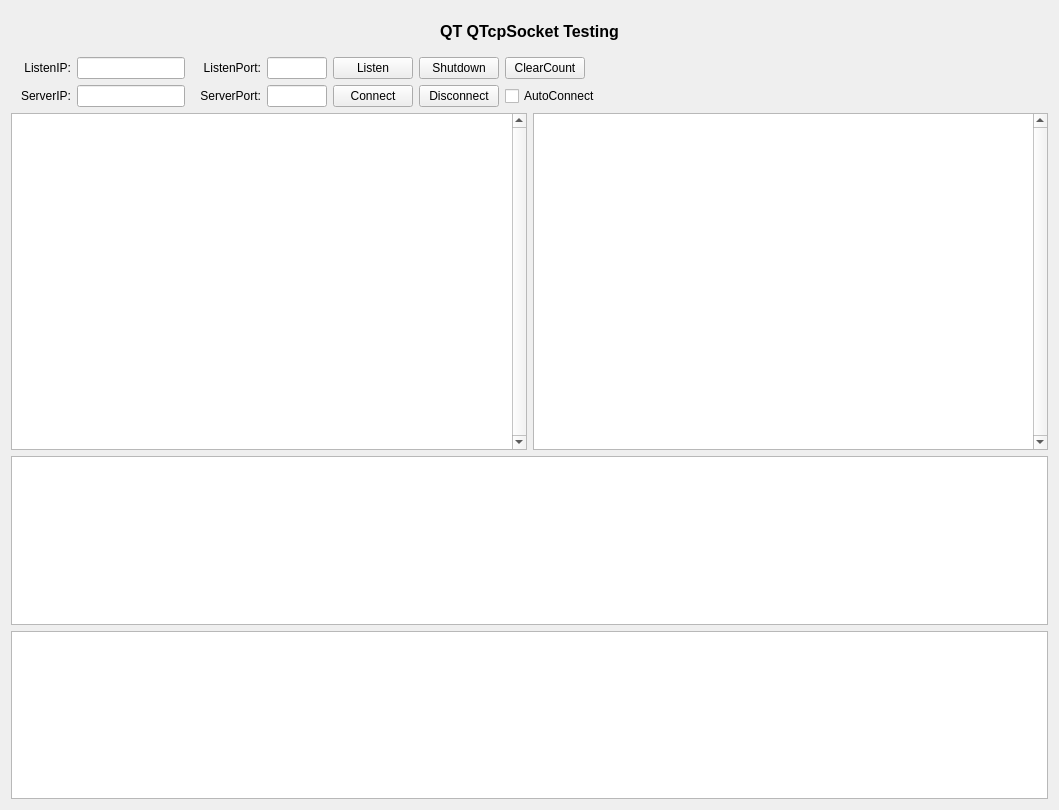
<?xml version="1.0" encoding="UTF-8"?>
<ui version="4.0">
 <class>MiscellaneousQTcpSocket</class>
 <widget class="QWidget" name="MiscellaneousQTcpSocket">
  <property name="geometry">
   <rect>
    <x>0</x>
    <y>0</y>
    <width>1059</width>
    <height>810</height>
   </rect>
  </property>
  <property name="windowTitle">
   <string>MiscellaneousQTcpSocket</string>
  </property>
  <layout class="QVBoxLayout" name="verticalLayout">
   <item>
    <widget class="QLabel" name="lbTitle">
     <property name="minimumSize">
      <size>
       <width>0</width>
       <height>40</height>
      </size>
     </property>
     <property name="font">
      <font>
       <pointsize>12</pointsize>
       <weight>75</weight>
       <bold>true</bold>
      </font>
     </property>
     <property name="text">
      <string>QT QTcpSocket Testing</string>
     </property>
     <property name="alignment">
      <set>Qt::AlignCenter</set>
     </property>
    </widget>
   </item>
   <item>
    <layout class="QGridLayout" name="gridLayout" rowstretch="0,0,2,1,1">
     <property name="leftMargin">
      <number>0</number>
     </property>
     <property name="topMargin">
      <number>0</number>
     </property>
     <property name="rightMargin">
      <number>0</number>
     </property>
     <item row="2" column="0">
      <widget class="QPlainTextEdit" name="teMatchTarget">
       <property name="font">
        <font>
         <family>Consolas</family>
         <pointsize>10</pointsize>
        </font>
       </property>
       <property name="verticalScrollBarPolicy">
        <enum>Qt::ScrollBarAlwaysOn</enum>
       </property>
      </widget>
     </item>
     <item row="0" column="0" colspan="2">
      <widget class="QWidget" name="ServerButtonWidget" native="true">
       <layout class="QHBoxLayout" name="horizontalLayout">
        <property name="leftMargin">
         <number>0</number>
        </property>
        <property name="topMargin">
         <number>0</number>
        </property>
        <property name="rightMargin">
         <number>0</number>
        </property>
        <property name="bottomMargin">
         <number>0</number>
        </property>
        <item>
         <widget class="QLabel" name="lbListenIP">
          <property name="sizePolicy">
           <sizepolicy hsizetype="Fixed" vsizetype="Preferred">
            <horstretch>0</horstretch>
            <verstretch>0</verstretch>
           </sizepolicy>
          </property>
          <property name="minimumSize">
           <size>
            <width>60</width>
            <height>0</height>
           </size>
          </property>
          <property name="text">
           <string>ListenIP:</string>
          </property>
          <property name="alignment">
           <set>Qt::AlignRight|Qt::AlignTrailing|Qt::AlignVCenter</set>
          </property>
         </widget>
        </item>
        <item>
         <widget class="QLineEdit" name="leListenIP">
          <property name="sizePolicy">
           <sizepolicy hsizetype="Fixed" vsizetype="Fixed">
            <horstretch>0</horstretch>
            <verstretch>0</verstretch>
           </sizepolicy>
          </property>
         </widget>
        </item>
        <item>
         <widget class="QLabel" name="lbListenPort">
          <property name="minimumSize">
           <size>
            <width>70</width>
            <height>0</height>
           </size>
          </property>
          <property name="text">
           <string>ListenPort:</string>
          </property>
          <property name="alignment">
           <set>Qt::AlignRight|Qt::AlignTrailing|Qt::AlignVCenter</set>
          </property>
         </widget>
        </item>
        <item>
         <widget class="QLineEdit" name="leListenPort">
          <property name="sizePolicy">
           <sizepolicy hsizetype="Fixed" vsizetype="Fixed">
            <horstretch>0</horstretch>
            <verstretch>0</verstretch>
           </sizepolicy>
          </property>
          <property name="maximumSize">
           <size>
            <width>60</width>
            <height>16777215</height>
           </size>
          </property>
         </widget>
        </item>
        <item>
         <widget class="QPushButton" name="btnListen">
          <property name="sizePolicy">
           <sizepolicy hsizetype="Maximum" vsizetype="Fixed">
            <horstretch>0</horstretch>
            <verstretch>0</verstretch>
           </sizepolicy>
          </property>
          <property name="text">
           <string>Listen</string>
          </property>
         </widget>
        </item>
        <item>
         <widget class="QPushButton" name="btnShutdown">
          <property name="sizePolicy">
           <sizepolicy hsizetype="Maximum" vsizetype="Fixed">
            <horstretch>0</horstretch>
            <verstretch>0</verstretch>
           </sizepolicy>
          </property>
          <property name="text">
           <string>Shutdown</string>
          </property>
         </widget>
        </item>
        <item>
         <widget class="QPushButton" name="btnClearCount">
          <property name="sizePolicy">
           <sizepolicy hsizetype="Maximum" vsizetype="Fixed">
            <horstretch>0</horstretch>
            <verstretch>0</verstretch>
           </sizepolicy>
          </property>
          <property name="text">
           <string>ClearCount</string>
          </property>
         </widget>
        </item>
        <item>
         <spacer name="horizontalSpacer">
          <property name="orientation">
           <enum>Qt::Horizontal</enum>
          </property>
          <property name="sizeHint" stdset="0">
           <size>
            <width>40</width>
            <height>20</height>
           </size>
          </property>
         </spacer>
        </item>
       </layout>
      </widget>
     </item>
     <item row="4" column="0" colspan="2">
      <widget class="QPlainTextEdit" name="teMatchError">
       <property name="font">
        <font>
         <family>Consolas</family>
         <pointsize>10</pointsize>
        </font>
       </property>
      </widget>
     </item>
     <item row="2" column="1">
      <widget class="QPlainTextEdit" name="teMatchExpression">
       <property name="font">
        <font>
         <family>Consolas</family>
         <pointsize>10</pointsize>
        </font>
       </property>
       <property name="verticalScrollBarPolicy">
        <enum>Qt::ScrollBarAlwaysOn</enum>
       </property>
      </widget>
     </item>
     <item row="3" column="0" colspan="2">
      <widget class="QPlainTextEdit" name="teMatchResult">
       <property name="font">
        <font>
         <family>Consolas</family>
         <pointsize>10</pointsize>
        </font>
       </property>
      </widget>
     </item>
     <item row="1" column="0" colspan="2">
      <widget class="QWidget" name="ClientButtonWidget" native="true">
       <layout class="QHBoxLayout" name="horizontalLayout_3">
        <property name="leftMargin">
         <number>0</number>
        </property>
        <property name="topMargin">
         <number>0</number>
        </property>
        <property name="rightMargin">
         <number>0</number>
        </property>
        <property name="bottomMargin">
         <number>0</number>
        </property>
        <item>
         <widget class="QLabel" name="lbServerIP">
          <property name="minimumSize">
           <size>
            <width>60</width>
            <height>0</height>
           </size>
          </property>
          <property name="text">
           <string>ServerIP:</string>
          </property>
          <property name="alignment">
           <set>Qt::AlignRight|Qt::AlignTrailing|Qt::AlignVCenter</set>
          </property>
         </widget>
        </item>
        <item>
         <widget class="QLineEdit" name="leServerIP">
          <property name="sizePolicy">
           <sizepolicy hsizetype="Fixed" vsizetype="Fixed">
            <horstretch>0</horstretch>
            <verstretch>0</verstretch>
           </sizepolicy>
          </property>
         </widget>
        </item>
        <item>
         <widget class="QLabel" name="lbServerPort">
          <property name="minimumSize">
           <size>
            <width>70</width>
            <height>0</height>
           </size>
          </property>
          <property name="text">
           <string>ServerPort:</string>
          </property>
          <property name="alignment">
           <set>Qt::AlignRight|Qt::AlignTrailing|Qt::AlignVCenter</set>
          </property>
         </widget>
        </item>
        <item>
         <widget class="QLineEdit" name="leServerPort">
          <property name="sizePolicy">
           <sizepolicy hsizetype="Fixed" vsizetype="Fixed">
            <horstretch>0</horstretch>
            <verstretch>0</verstretch>
           </sizepolicy>
          </property>
          <property name="maximumSize">
           <size>
            <width>60</width>
            <height>16777215</height>
           </size>
          </property>
         </widget>
        </item>
        <item>
         <widget class="QPushButton" name="btnConnect">
          <property name="sizePolicy">
           <sizepolicy hsizetype="Maximum" vsizetype="Fixed">
            <horstretch>0</horstretch>
            <verstretch>0</verstretch>
           </sizepolicy>
          </property>
          <property name="text">
           <string>Connect</string>
          </property>
         </widget>
        </item>
        <item>
         <widget class="QPushButton" name="btnDisconnect">
          <property name="sizePolicy">
           <sizepolicy hsizetype="Maximum" vsizetype="Fixed">
            <horstretch>0</horstretch>
            <verstretch>0</verstretch>
           </sizepolicy>
          </property>
          <property name="text">
           <string>Disconnect</string>
          </property>
         </widget>
        </item>
        <item>
         <widget class="QCheckBox" name="cbAutoConnect">
          <property name="text">
           <string>AutoConnect</string>
          </property>
         </widget>
        </item>
        <item>
         <spacer name="horizontalSpacer_3">
          <property name="orientation">
           <enum>Qt::Horizontal</enum>
          </property>
          <property name="sizeHint" stdset="0">
           <size>
            <width>40</width>
            <height>20</height>
           </size>
          </property>
         </spacer>
        </item>
       </layout>
      </widget>
     </item>
    </layout>
   </item>
  </layout>
 </widget>
 <layoutdefault spacing="6" margin="11"/>
 <resources/>
 <connections/>
</ui>
